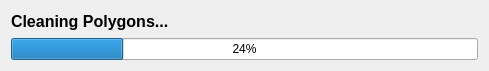
<?xml version="1.0" encoding="UTF-8"?>
<ui version="4.0">
 <class>ProgressSplashScreen</class>
 <widget class="QWidget" name="ProgressSplashScreen">
  <property name="geometry">
   <rect>
    <x>0</x>
    <y>0</y>
    <width>489</width>
    <height>71</height>
   </rect>
  </property>
  <property name="windowTitle">
   <string>Progress</string>
  </property>
  <layout class="QVBoxLayout" name="verticalLayout">
   <item>
    <widget class="QLabel" name="label">
     <property name="font">
      <font>
       <pointsize>12</pointsize>
       <weight>75</weight>
       <bold>true</bold>
      </font>
     </property>
     <property name="text">
      <string>Cleaning Polygons...</string>
     </property>
    </widget>
   </item>
   <item>
    <widget class="QProgressBar" name="progressBar">
     <property name="value">
      <number>24</number>
     </property>
    </widget>
   </item>
  </layout>
 </widget>
 <resources/>
 <connections/>
</ui>
